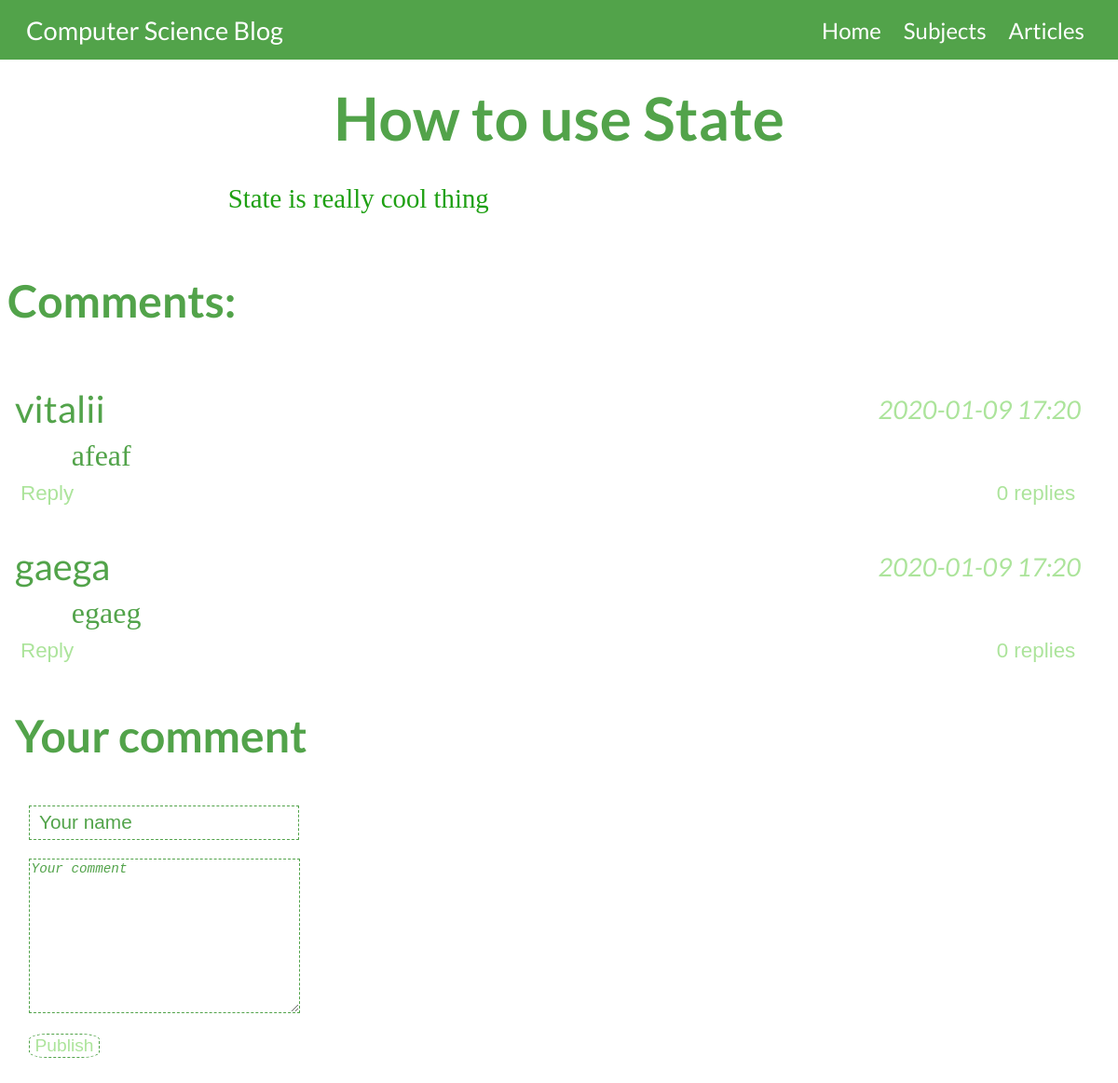
Page /blog/article/default/ on the committed database.
### blog/models.py (models this page shows, shortened)
class Article(models.Model):
    title = models.CharField(max_length=200)
    summary = HTMLField()
    subject = models.ManyToManyField(Subject, help_text="Select a subject for this article")
    date_of_publish = models.DateField(null=True, blank=True)
    num_views = models.IntegerField(default=0)
    slug = models.SlugField(editable=False)
    brief_introduction = models.CharField(max_length = 200, null=True)
    class Meta:
        ordering = ['-date_of_publish','title']
    def increment_views(self):
        self.num_views += 1
        self.save()
        return ''
    def save(self):
        super(Article, self).save()
    def display_subject(self):
        return ', '.join([subject.name for subject in self.subject.all()[:3]])
    display_subject.short_description = 'Subject'

class Comment(models.Model):
    article = models.ForeignKey(Article,on_delete=models.CASCADE) # What article it refers to
    author = models.CharField(max_length=200, help_text = 'Enter your name', blank=False)
    text = models.CharField(max_length=200, help_text = 'Enter the text of comment', blank=False)
    date_of_publish = models.DateTimeField(auto_now_add=True, blank=True)
    parent = models.ForeignKey(
        'self',
        on_delete=models.CASCADE,
        parent_link=True,
        related_name='children',
        null=True,
        blank=True)

### blog/views.py (the view)
# urls.py: path('article/<slug:slug>/', views.ArticleDetailView.as_view(), name='article-detail'),
class ArticleDetailView(generic.DetailView):
    model = Article

### blog/templates/blog/article_detail.html (shortened to what this page needs)
{% extends 'base.html' %}
{% block content %}
    <div class="article-detail-container">
        <div class="article-detail-title-block">
            <h1>{{article.title}}</h1>
        </div>
        <div class="article-detail-subjects-block">
        </div>
        <div class="article-detail-content">
            {{article.summary|safe}}
        </div>
        <div class="article-detail-comments-block">
                <div class="article-comments-title">
                    <h1>Comments:</h1>
                </div>
                <div class="comment-layer-block comment-layer-block-first-layer">
                    {% for comment in article.comment_set.all %}
                        {% if not comment.parent %}
                            {% include "blog/tree_comment.html" %}
                        {% endif %}
                    {% endfor %}
                </div>
        </div>
        <div class="article-comment-form-block" id="comment_block">
            <h1 class="article-comment-form-title">Your comment</h1>
            <form action="" method="post">
                <div class="comment-form-block">
                        <input type="text" name="author" class="comment-form-author" placeholder="Your name">
                        <textarea name="text" cols="30" rows="10" class="comment-form-text" placeholder="Your comment"></textarea>
                        <input type="submit" value="Publish" class="comment-form-submit">
                </div>
            </form>
        </div>
    </div>
{% endblock content %}

### blog/templates/blog/tree_comment.html (shortened to what this page needs)
<div class="comment-item comment-{{comment.pk}}">
    <div class="comment-item-header">
        <div class="comment-item-header-author">
            {{ comment.author }}
        </div>
        <div class="comment-item-header-date">
            {{ comment.date_of_publish|date:'Y-m-d H:i' }}
        </div>
    </div>
    <div class="comment-item-body">
        {{ comment.text }}
    </div>
    <div class="comment-reply-block">
        <div class="comment-item-reply-button">
                <button class="reply-button">
                    Reply
                </button>
        </div>
        <div class="comment-item-num-replies">
            <button class="show-replies-button" id="{{comment.pk}}" >
                    {% if comment.children.get_queryset|length > 0 %}
                        <span class="num-{{comment.pk}}">{{comment.children.get_queryset|length}}</span> replies
                    {% else %}
                    <span class="num-{{comment.pk}}">0</span> replies
                    {% endif %}
            </button>
        </div>
    </div>
</div>

### blog/static/css/styles.css (style rules this page uses)
body { margin: 0; padding: 0; background-color: white; }
.article-detail-container { display: flex; flex-direction: column; align-items: center; padding: 0.5em; }
.article-detail-title-block { font-family: 'Lato', sans-serif; display: flex; flex-direction: column; padding: 1em 0; align-items: center; justify-content: center; }
.article-detail-title-block h1 { margin: 0; font-size: 4em; color: rgb(82, 163, 74); }
.article-detail-subjects-block { font-family: 'Lato', sans-serif; display: flex; padding-top: 1em; width: 50%; flex-wrap: wrap; justify-content: center; }
.article-detail-content { width: 60%; font-family: 'Zilla Slab', serif; color: rgb(30, 160, 18); font-size: 1.8em; }
.article-detail-comments-block { display: flex; flex-direction: column; padding-top: 2em; width: 98%; align-self: flex-start; }
.article-comments-title { display: flex; flex-direction: column; }
.article-comments-title h1 { font-size: 3em; font-family: 'Lato', sans-serif; color: rgb(82, 163, 74); font-weight: bold; }
.comment-layer-block { display: none; padding-left: 3.5em; flex-direction: column; }
.comment-layer-block-first-layer { display: flex; padding-left: 0 !important; }
.comment-item { display: flex; flex-direction: column; padding: 0.5em; width: inherit; margin-top: 1.5em; font-family: 'Lato', sans-serif; }
.comment-item-header { display: flex; flex-direction: row; justify-content: space-between; padding-bottom: 0.5em; align-items: center; }
.comment-item-header-author { color: rgb(82, 163, 74); font-size: 2.5em; }
.comment-item-header-date { color:rgb(172, 228, 155); font-size: 1.7em; font-style: italic; }
.comment-item-body { font-size: 2em; font-family: 'Zilla Slab', serif; padding-left: 1.9em; color: rgb(82, 163, 74); }
.comment-reply-block { display: flex; flex-direction: row; justify-content: space-between; align-items: center; padding-top: 0.5em; }
.reply-button { background-color: transparent; border-width: 0; color:rgb(172, 228, 155); font-size: 1.4em; }
.show-replies-button { background-color: transparent; border-width: 0; color:rgb(172, 228, 155); font-size: 1.4em; }
.article-comment-form-block { display: flex; flex-direction: column; align-self: flex-start; font-family: 'Lato', sans-serif; padding: 0.5em; align-items: flex-start; }
.article-comment-form-title { font-size: 3em; color: rgb(82, 163, 74); font-weight: bold; }
.comment-form-block { display: flex; flex-direction: column; width: 100%; padding: 5%; justify-content: center; align-items: flex-start; }
.comment-form-author { border: 1px dashed rgb(82, 163, 74); padding: 0.25em 0.5em; color: rgb(82, 163, 74); font-size: 1.3em; margin-bottom: 1em; }
.comment-form-text { color:rgb(172, 228, 155); border: 1px dashed rgb(82, 163, 74); font-size: 1.1em; font-style: italic; margin-bottom: 1.5em; }
.comment-form-submit { border: 1px dashed rgb(82, 163, 74); border-radius: 25%; font-size: 1.2em; background-color: #fff; color:rgb(172, 228, 155); }

### rows in the picture
Article: title "How to use State", summary "State is really cool thing"
Comment: author "vitalii", date_of_publish "2020-01-09 17:20", text "afeaf"
Comment: author "gaega", date_of_publish "2020-01-09 17:20", text "egaeg"
